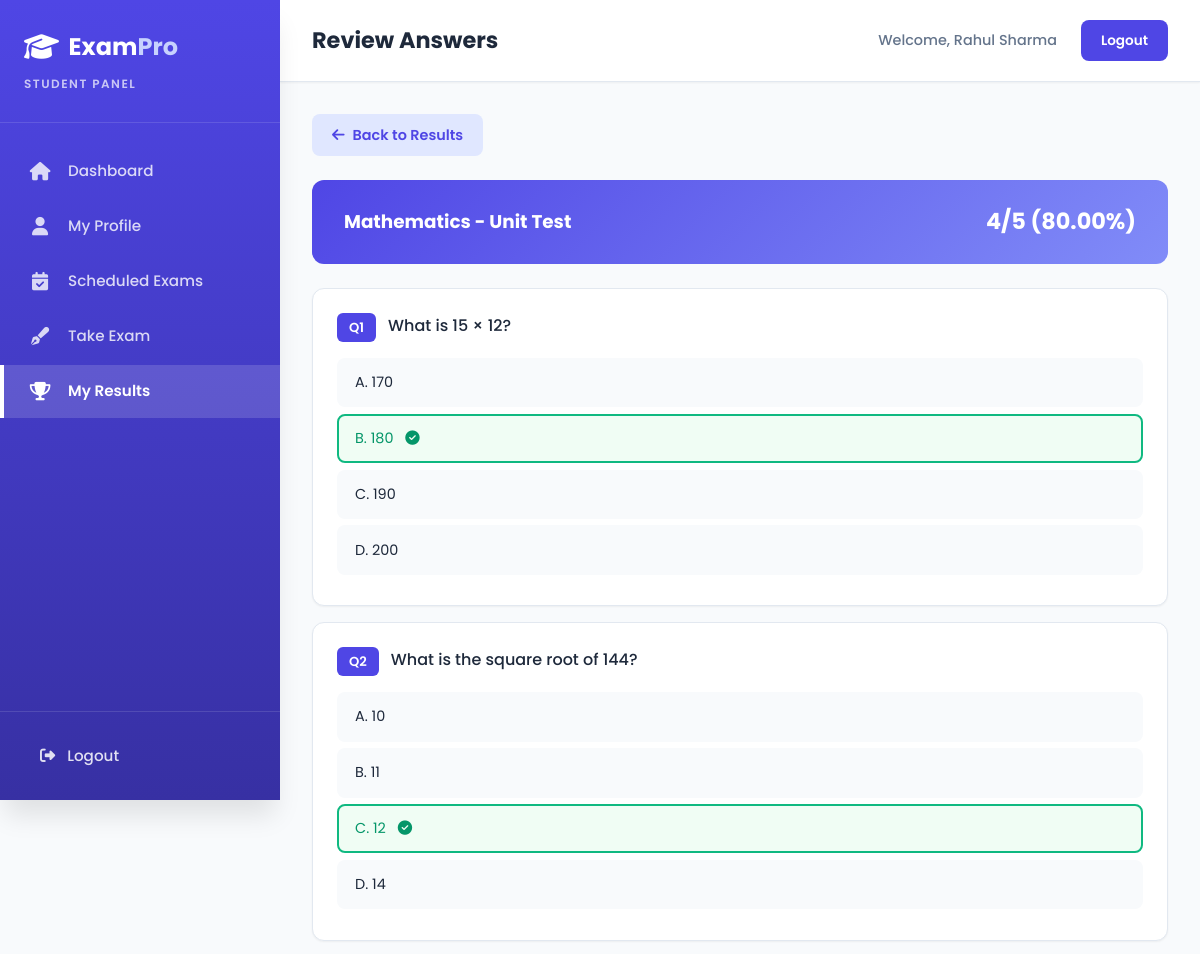
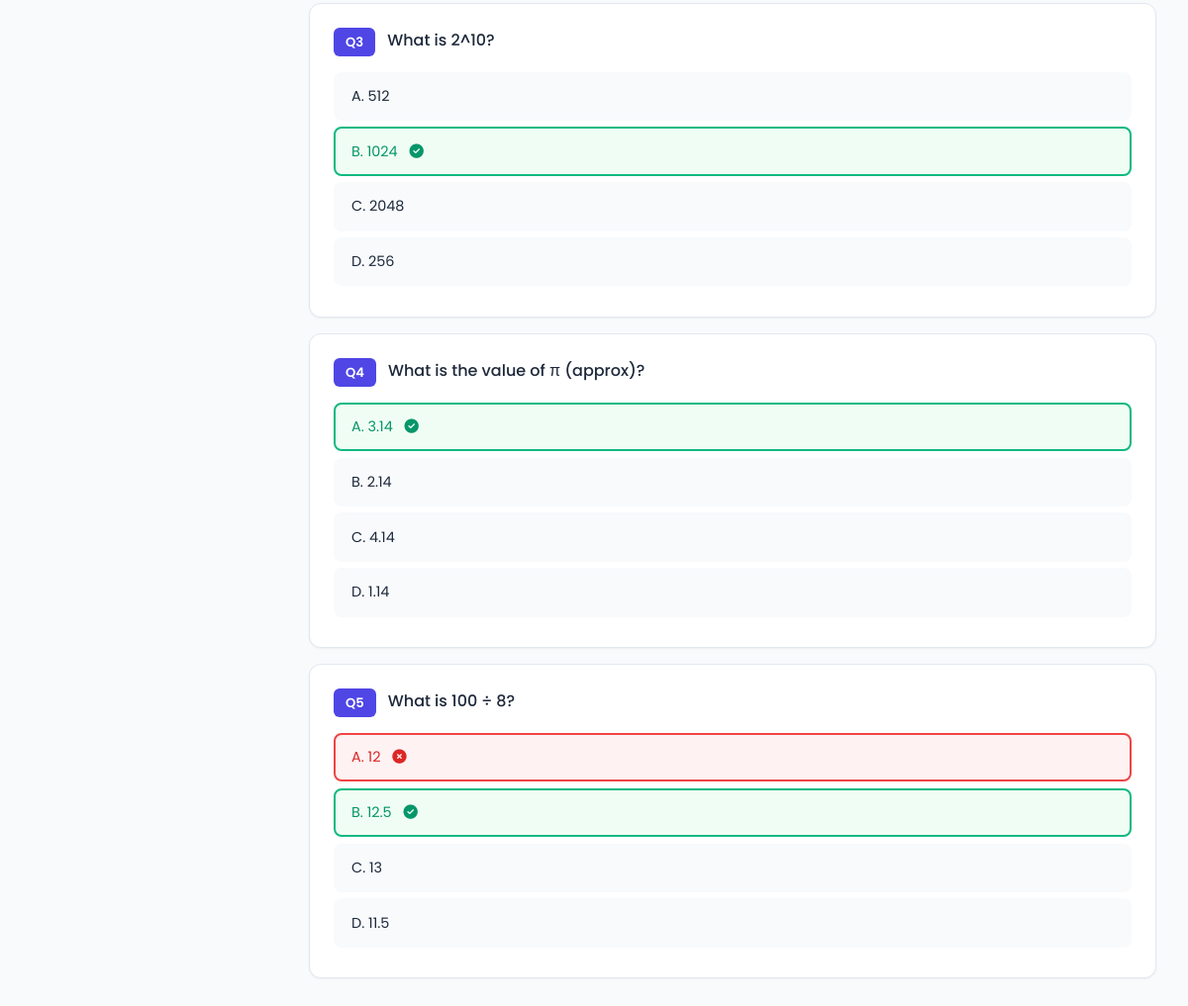
The page /pages/review-answers.php?se_id=1 (signed in) on the database its author committed (2 pictures, top to bottom).
### tables this page shows
CREATE TABLE IF NOT EXISTS student_exams (
    id INT AUTO_INCREMENT PRIMARY KEY,
    student_id INT NOT NULL,
    exam_id INT NOT NULL,
    score INT DEFAULT 0,
    total INT DEFAULT 0,
    percentage DECIMAL(5,2) DEFAULT 0.00,
    submitted_at TIMESTAMP DEFAULT CURRENT_TIMESTAMP,
    FOREIGN KEY (student_id) REFERENCES students(id) ON DELETE CASCADE,
    FOREIGN KEY (exam_id) REFERENCES exams(id) ON DELETE CASCADE
);

CREATE TABLE IF NOT EXISTS exams (
    id INT AUTO_INCREMENT PRIMARY KEY,
    teacher_id INT NULL,
    title VARCHAR(200) NOT NULL,
    subject VARCHAR(100) NOT NULL,
    semester VARCHAR(50) DEFAULT 'Semester 2',
    total_questions INT NOT NULL,
    duration_minutes INT NOT NULL,
    status ENUM('scheduled', 'active', 'completed') DEFAULT 'scheduled',
    is_active TINYINT(1) NOT NULL DEFAULT 1,
    exam_date DATE NOT NULL,
    created_at TIMESTAMP DEFAULT CURRENT_TIMESTAMP,
    FOREIGN KEY (teacher_id) REFERENCES teachers(id) ON DELETE SET NULL
);

CREATE TABLE IF NOT EXISTS student_answers (
    id INT AUTO_INCREMENT PRIMARY KEY,
    student_exam_id INT NOT NULL,
    question_id INT NOT NULL,
    selected_option CHAR(1),
    FOREIGN KEY (student_exam_id) REFERENCES student_exams(id) ON DELETE CASCADE,
    FOREIGN KEY (question_id) REFERENCES questions(id) ON DELETE CASCADE
);

CREATE TABLE IF NOT EXISTS questions (
    id INT AUTO_INCREMENT PRIMARY KEY,
    exam_id INT NOT NULL,
    question_text TEXT NOT NULL,
    option_a VARCHAR(255) NOT NULL,
    option_b VARCHAR(255) NOT NULL,
    option_c VARCHAR(255) NOT NULL,
    option_d VARCHAR(255) NOT NULL,
    correct_option CHAR(1) NOT NULL,
    FOREIGN KEY (exam_id) REFERENCES exams(id) ON DELETE CASCADE
);

### pages/review-answers.php (the view, shortened to what this page needs)
<?php
require_once '../config/db.php';
$student_id = $_SESSION['student_id'];
$se_id = intval($_GET['se_id'] ?? 0);
$se_q = $conn->prepare("SELECT se.*, e.title, e.subject FROM student_exams se JOIN exams e ON se.exam_id = e.id WHERE se.id = ? AND se.student_id = ?");
$se_q->bind_param("ii", $se_id, $student_id);
$se_q->execute();
$exam_result = $se_q->get_result()->fetch_assoc();
$qa_q = $conn->prepare("
    SELECT q.*, sa.selected_option
    FROM questions q
    LEFT JOIN student_answers sa ON sa.question_id = q.id AND sa.student_exam_id = ?
    WHERE q.exam_id = ?
    ORDER BY q.id ASC
");
$qa_q->bind_param("ii", $se_id, $exam_result['exam_id']);
$qa_q->execute();
$questions = $qa_q->get_result();
?>
<!DOCTYPE html>
<html lang="en">
<head>
    <link rel="stylesheet" href="https://cdnjs.cloudflare.com/ajax/libs/font-awesome/6.4.0/css/all.min.css">
    <link rel="stylesheet" href="student-panel.css">
</head>
<body>
    <aside class="sidebar">
        <div class="sidebar-header">
            <a href="../index.html" class="logo"><i class="fas fa-graduation-cap"></i><span>Exam<span class="logo-accent">Pro</span></span></a>
            <span class="panel-label">Student Panel</span>
        </div>
        <nav class="sidebar-nav">
            <a href="student-panel.php" class="nav-item"><i class="fas fa-home"></i><span>Dashboard</span></a>
            <a href="student-profile.php" class="nav-item"><i class="fas fa-user"></i><span>My Profile</span></a>
            <a href="scheduled-exams.php" class="nav-item"><i class="fas fa-calendar-check"></i><span>Scheduled Exams</span></a>
            <a href="take-exam.php" class="nav-item"><i class="fas fa-pen-fancy"></i><span>Take Exam</span></a>
            <a href="my-results.php" class="nav-item active"><i class="fas fa-trophy"></i><span>My Results</span></a>
        </nav>
        <div class="sidebar-footer"><a href="logout.php" class="back-link"><i class="fas fa-sign-out-alt"></i><span>Logout</span></a></div>
    </aside>
    <main class="main-content">
        <header class="topbar">
            <h1>Review Answers</h1>
            <div class="topbar-actions">
                <span class="user-greeting">Welcome, <?= htmlspecialchars($_SESSION['student_name']) ?></span>
                <a href="logout.php" class="btn btn-login">Logout</a>
            </div>
        </header>
        <div class="dashboard-content">
            <a href="my-results.php" class="back-btn"><i class="fas fa-arrow-left"></i> Back to Results</a>
            <div class="review-header">
                <h3><?= htmlspecialchars($exam_result['title']) ?></h3>
                <div class="review-score"><?= $exam_result['score'] ?>/<?= $exam_result['total'] ?> (<?= $exam_result['percentage'] ?>%)</div>
            </div>
            <?php $i = 0; while ($q = $questions->fetch_assoc()): $i++; ?>
                <?php
                    $selected = strtoupper($q['selected_option'] ?? '');
                    $correct = strtoupper($q['correct_option']);
                    $options = ['A' => $q['option_a'], 'B' => $q['option_b'], 'C' => $q['option_c'], 'D' => $q['option_d']];
                ?>
                <div class="question-review">
                    <div class="q-header">
                        <span class="q-num">Q<?= $i ?></span>
                        <span class="q-text"><?= htmlspecialchars($q['question_text']) ?></span>
                    </div>
                    <?php foreach ($options as $key => $text): ?>
                        <?php
                            $class = 'neutral';
                            $icon = '';
                            if ($key === $correct) {
                                $class = 'correct';
                                $icon = '<i class="fas fa-check-circle"></i>';
                            } elseif ($key === $selected && $selected !== $correct) {
                                $class = 'wrong';
                                $icon = '<i class="fas fa-times-circle"></i>';
                            }
                        ?>
                        <div class="option-review <?= $class ?>">
                            <?= $key ?>. <?= htmlspecialchars($text) ?> <?= $icon ?>
                        </div>
                    <?php endforeach; ?>
                </div>
            <?php endwhile; ?>
        </div>
    </main>
</body>
</html>

### rows shown on the page
student_exams: exam.title "Mathematics - Unit Test", score "4", total "5", percentage "80.00"
student_answers: question.question_text "What is 15 × 12?", key "A", question.option_a "170", key "B", question.option_b "180", key "C", question.option_c "190", key "D", question.option_d "200"
student_answers: question.question_text "What is the square root of 144?", key "A", question.option_a "10", key "B", question.option_b "11", key "C", question.option_c "12", key "D", question.option_d "14"
student_answers: question.question_text "What is 2^10?", key "A", question.option_a "512", key "B", question.option_b "1024", key "C", question.option_c "2048", key "D", question.option_d "256"
student_answers: question.question_text "What is the value of π (approx)?", key "A", question.option_a "3.14", key "B", question.option_b "2.14", key "C", question.option_c "4.14", key "D", question.option_d "1.14"
student_answers: question.question_text "What is 100 ÷ 8?", key "A", question.option_a "12", selected_option "A" (drawn), key "B", question.option_b "12.5", key "C", question.option_c "13", key "D", question.option_d "11.5"

### other values the page prints
$_SESSION['student_name'] "Rahul Sharma"
